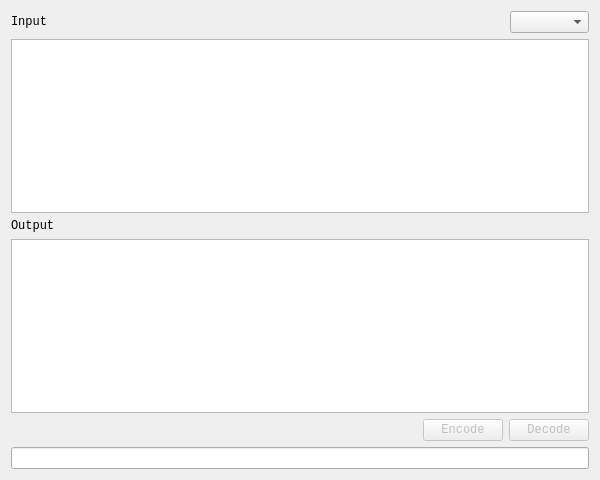
<?xml version="1.0" encoding="UTF-8"?>
<ui version="4.0">
 <class>chant</class>
 <widget class="QDialog" name="chant">
  <property name="geometry">
   <rect>
    <x>0</x>
    <y>0</y>
    <width>600</width>
    <height>480</height>
   </rect>
  </property>
  <property name="sizePolicy">
   <sizepolicy hsizetype="Maximum" vsizetype="Maximum">
    <horstretch>0</horstretch>
    <verstretch>0</verstretch>
   </sizepolicy>
  </property>
  <property name="font">
   <font>
    <family>Monospace</family>
    <pointsize>9</pointsize>
   </font>
  </property>
  <property name="windowTitle">
   <string>chant</string>
  </property>
  <property name="styleSheet">
   <string notr="true"/>
  </property>
  <layout class="QVBoxLayout" name="verticalLayout">
   <item>
    <layout class="QVBoxLayout" name="verticalLayout_2">
     <item>
      <layout class="QHBoxLayout" name="horizontalLayout_2">
       <item>
        <widget class="QLabel" name="c_label_i">
         <property name="text">
          <string>Input</string>
         </property>
        </widget>
       </item>
       <item>
        <spacer name="horizontalSpacer_2">
         <property name="orientation">
          <enum>Qt::Horizontal</enum>
         </property>
         <property name="sizeHint" stdset="0">
          <size>
           <width>40</width>
           <height>20</height>
          </size>
         </property>
        </spacer>
       </item>
       <item>
        <widget class="QComboBox" name="c_cb_mode"/>
       </item>
      </layout>
     </item>
     <item>
      <layout class="QHBoxLayout" name="horizontalLayout_3">
       <item>
        <widget class="QPlainTextEdit" name="c_ptext_i">
         <property name="toolTip">
          <string>&lt;html&gt;&lt;head/&gt;&lt;body&gt;&lt;p&gt;&lt;span style=&quot; color:#729fcf;&quot;&gt;magnet:&lt;/span&gt;(convert magnet link)&lt;/p&gt;&lt;p&gt;&lt;span style=&quot; color:#729fcf;&quot;&gt;bin:&lt;/span&gt;(convert hex val)&lt;/p&gt;&lt;p&gt;&lt;span style=&quot; color:#729fcf;&quot;&gt;raw:&lt;/span&gt;(convert directly)&lt;/p&gt;&lt;p&gt;&lt;span style=&quot; font-weight:600; font-style:italic;&quot;&gt;Example:&lt;/span&gt;&lt;/p&gt;&lt;p&gt;&lt;span style=&quot; color:#ef2929;&quot;&gt;magnet:&lt;/span&gt;?xt=urn:btih:{base32/planar}&amp;amp;{other info}&lt;/p&gt;&lt;p&gt;&lt;span style=&quot; color:#ef2929;&quot;&gt;bin:&lt;/span&gt;1234efcd&lt;/p&gt;&lt;p&gt;&lt;span style=&quot; color:#ef2929;&quot;&gt;raw:&lt;/span&gt;this is raw message&lt;/p&gt;&lt;/body&gt;&lt;/html&gt;</string>
         </property>
        </widget>
       </item>
      </layout>
     </item>
     <item>
      <layout class="QHBoxLayout" name="horizontalLayout_4">
       <item>
        <widget class="QLabel" name="c_label_o">
         <property name="text">
          <string>Output</string>
         </property>
        </widget>
       </item>
      </layout>
     </item>
     <item>
      <layout class="QHBoxLayout" name="horizontalLayout_5">
       <item>
        <widget class="QPlainTextEdit" name="c_ptext_o">
         <property name="styleSheet">
          <string notr="true"/>
         </property>
        </widget>
       </item>
      </layout>
     </item>
    </layout>
   </item>
   <item>
    <layout class="QHBoxLayout" name="horizontalLayout">
     <item>
      <spacer name="horizontalSpacer">
       <property name="orientation">
        <enum>Qt::Horizontal</enum>
       </property>
       <property name="sizeHint" stdset="0">
        <size>
         <width>40</width>
         <height>20</height>
        </size>
       </property>
      </spacer>
     </item>
     <item>
      <widget class="QPushButton" name="c_bn_enc">
       <property name="enabled">
        <bool>false</bool>
       </property>
       <property name="text">
        <string>Encode</string>
       </property>
      </widget>
     </item>
     <item>
      <widget class="QPushButton" name="c_bn_dec">
       <property name="enabled">
        <bool>false</bool>
       </property>
       <property name="text">
        <string>Decode</string>
       </property>
      </widget>
     </item>
    </layout>
   </item>
   <item>
    <widget class="QLineEdit" name="c_ltext_status">
     <property name="readOnly">
      <bool>true</bool>
     </property>
    </widget>
   </item>
  </layout>
 </widget>
 <layoutdefault spacing="6" margin="11"/>
 <resources/>
 <connections/>
</ui>
